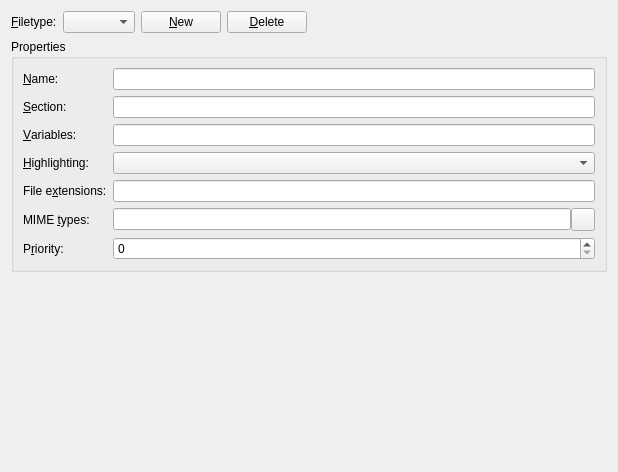
<ui version="4.0" >
 <class>FileTypeConfigWidget</class>
 <widget class="QWidget" name="FileTypeConfigWidget" >
  <property name="geometry" >
   <rect>
    <x>0</x>
    <y>0</y>
    <width>618</width>
    <height>472</height>
   </rect>
  </property>
  <layout class="QGridLayout" >
   <item row="0" column="0" >
    <widget class="QLabel" name="lblFiletype" >
     <property name="text" >
      <string>&amp;Filetype:</string>
     </property>
     <property name="buddy" >
      <cstring>cmbFiletypes</cstring>
     </property>
    </widget>
   </item>
   <item row="0" column="1" >
    <widget class="QComboBox" name="cmbFiletypes" >
     <property name="whatsThis" >
      <string>Select the tiletype you want to change.</string>
     </property>
    </widget>
   </item>
   <item row="0" column="2" >
    <widget class="QPushButton" name="btnNew" >
     <property name="whatsThis" >
      <string>Create a new file type.</string>
     </property>
     <property name="text" >
      <string>&amp;New</string>
     </property>
    </widget>
   </item>
   <item row="0" column="3" >
    <widget class="QPushButton" name="btnDelete" >
     <property name="whatsThis" >
      <string>Delete the current file type.</string>
     </property>
     <property name="text" >
      <string>&amp;Delete</string>
     </property>
    </widget>
   </item>
   <item row="0" column="4" >
    <spacer>
     <property name="orientation" >
      <enum>Qt::Horizontal</enum>
     </property>
     <property name="sizeHint" >
      <size>
       <width>16</width>
       <height>20</height>
      </size>
     </property>
    </spacer>
   </item>
   <item row="1" column="0" colspan="5" >
    <widget class="QGroupBox" name="gbProperties" >
     <property name="title" >
      <string>Properties</string>
     </property>
     <layout class="QGridLayout" >
      <item row="0" column="0" >
       <widget class="QLabel" name="lblName" >
        <property name="text" >
         <string>&amp;Name:</string>
        </property>
        <property name="buddy" >
         <cstring>edtName</cstring>
        </property>
       </widget>
      </item>
      <item row="0" column="1" >
       <widget class="QLineEdit" name="edtName" >
        <property name="whatsThis" >
         <string>The name of the filetype will be the text of the corresponding menu item.</string>
        </property>
       </widget>
      </item>
      <item row="1" column="0" >
       <widget class="QLabel" name="lblSection" >
        <property name="text" >
         <string>&amp;Section:</string>
        </property>
        <property name="buddy" >
         <cstring>edtSection</cstring>
        </property>
       </widget>
      </item>
      <item row="1" column="1" >
       <widget class="QLineEdit" name="edtSection" >
        <property name="whatsThis" >
         <string>The section name is used to organize the file types in menus.</string>
        </property>
       </widget>
      </item>
      <item row="2" column="0" >
       <widget class="QLabel" name="lblVariables" >
        <property name="text" >
         <string>&amp;Variables:</string>
        </property>
        <property name="buddy" >
         <cstring>edtVariables</cstring>
        </property>
       </widget>
      </item>
      <item row="2" column="1" >
       <widget class="QLineEdit" name="edtVariables" >
        <property name="whatsThis" >
         <string>&lt;p>This string allows to configure Kate's settings for the files selected by this mimetype using Kate variables. Almost any configuration option can be set, such as highlight, indent-mode, encoding, etc.&lt;/p>&lt;p>For a full list of known variables, see the manual.&lt;/p></string>
        </property>
       </widget>
      </item>
      <item row="3" column="0" >
       <widget class="QLabel" name="lblHl" >
        <property name="text" >
         <string>&amp;Highlighting:</string>
        </property>
        <property name="buddy" >
         <cstring>edtFileExtensions</cstring>
        </property>
       </widget>
      </item>
      <item row="4" column="0" >
       <widget class="QLabel" name="lblExtensions" >
        <property name="text" >
         <string>File e&amp;xtensions:</string>
        </property>
        <property name="buddy" >
         <cstring>edtFileExtensions</cstring>
        </property>
       </widget>
      </item>
      <item row="4" column="1" >
       <widget class="QLineEdit" name="edtFileExtensions" >
        <property name="whatsThis" >
         <string>The wildcards mask allows to select files by filename. A typical mask uses an asterisk and the file extension, for example &lt;code>*.txt; *.text&lt;/code>. The string is a semicolon-separated list of masks.</string>
        </property>
       </widget>
      </item>
      <item row="5" column="0" >
       <widget class="QLabel" name="lblMimeTypes" >
        <property name="text" >
         <string>MIME &amp;types:</string>
        </property>
        <property name="buddy" >
         <cstring>edtMimeTypes</cstring>
        </property>
       </widget>
      </item>
      <item row="5" column="1" >
       <layout class="QHBoxLayout" >
        <property name="spacing" >
         <number>0</number>
        </property>
        <property name="leftMargin" >
         <number>0</number>
        </property>
        <property name="topMargin" >
         <number>0</number>
        </property>
        <property name="rightMargin" >
         <number>0</number>
        </property>
        <property name="bottomMargin" >
         <number>0</number>
        </property>
        <item>
         <widget class="QLineEdit" name="edtMimeTypes" >
          <property name="whatsThis" >
           <string>The mime type mask allows to select files by mimetype. The string is a semicolon-separated list of mimetypes, for example &lt;code>text/plain; text/english&lt;/code>.</string>
          </property>
         </widget>
        </item>
        <item>
         <widget class="QToolButton" name="btnMimeTypes" >
          <property name="whatsThis" >
           <string>Displays a wizard that helps you easily select mimetypes.</string>
          </property>
         </widget>
        </item>
       </layout>
      </item>
      <item row="6" column="0" >
       <widget class="QLabel" name="lblPriority" >
        <property name="text" >
         <string>P&amp;riority:</string>
        </property>
        <property name="buddy" >
         <cstring>sbPriority</cstring>
        </property>
       </widget>
      </item>
      <item row="6" column="1" >
       <widget class="QSpinBox" name="sbPriority" >
        <property name="whatsThis" >
         <string>Sets priority for this file type. If more than one file type selects the same file, the one with the highest priority will be used.</string>
        </property>
       </widget>
      </item>
      <item row="3" column="1" >
       <widget class="QComboBox" name="cmbHl" />
      </item>
     </layout>
    </widget>
   </item>
   <item row="2" column="2" colspan="2" >
    <spacer>
     <property name="orientation" >
      <enum>Qt::Vertical</enum>
     </property>
     <property name="sizeHint" >
      <size>
       <width>20</width>
       <height>40</height>
      </size>
     </property>
    </spacer>
   </item>
  </layout>
 </widget>
 <resources/>
 <connections/>
</ui>
